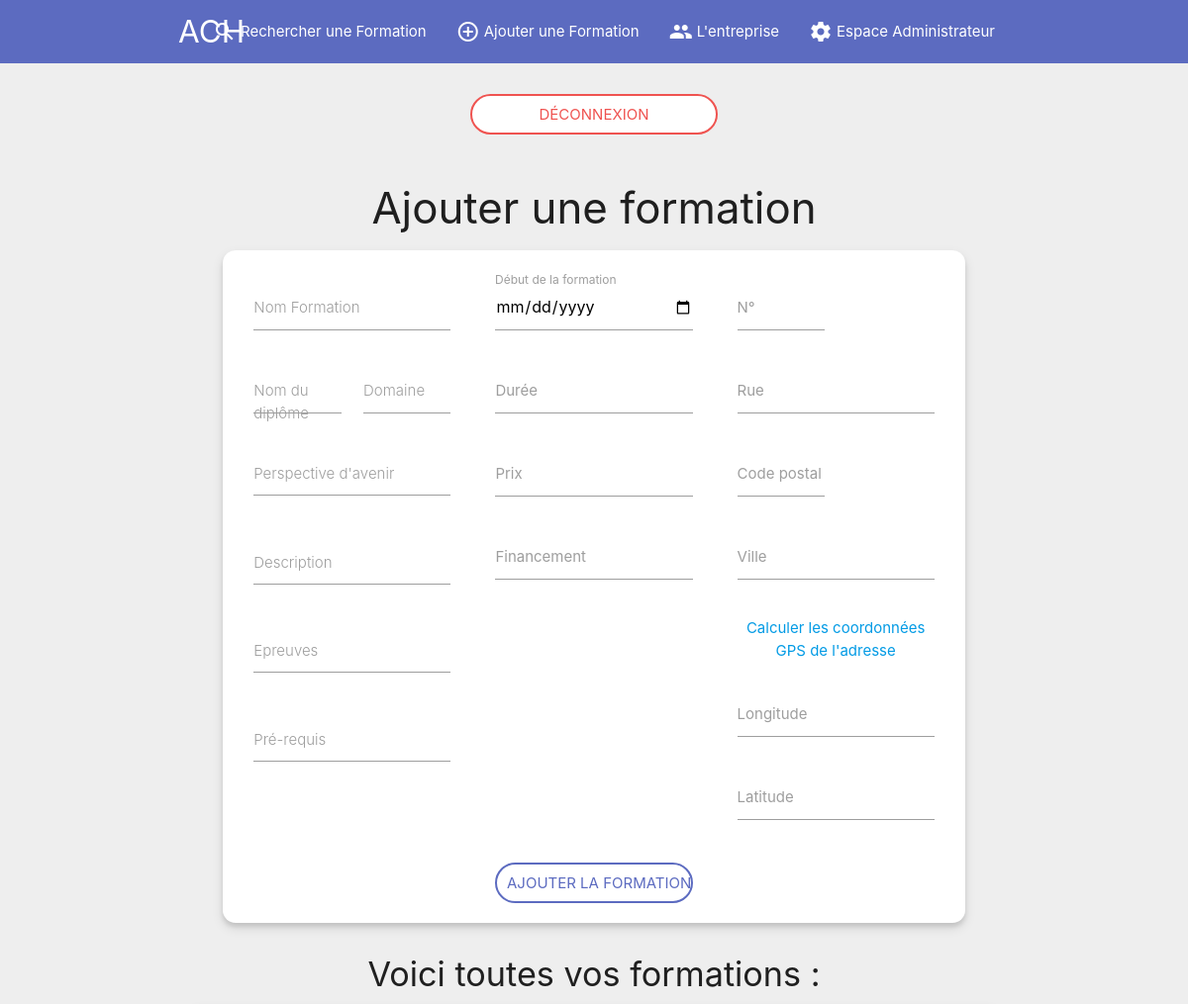
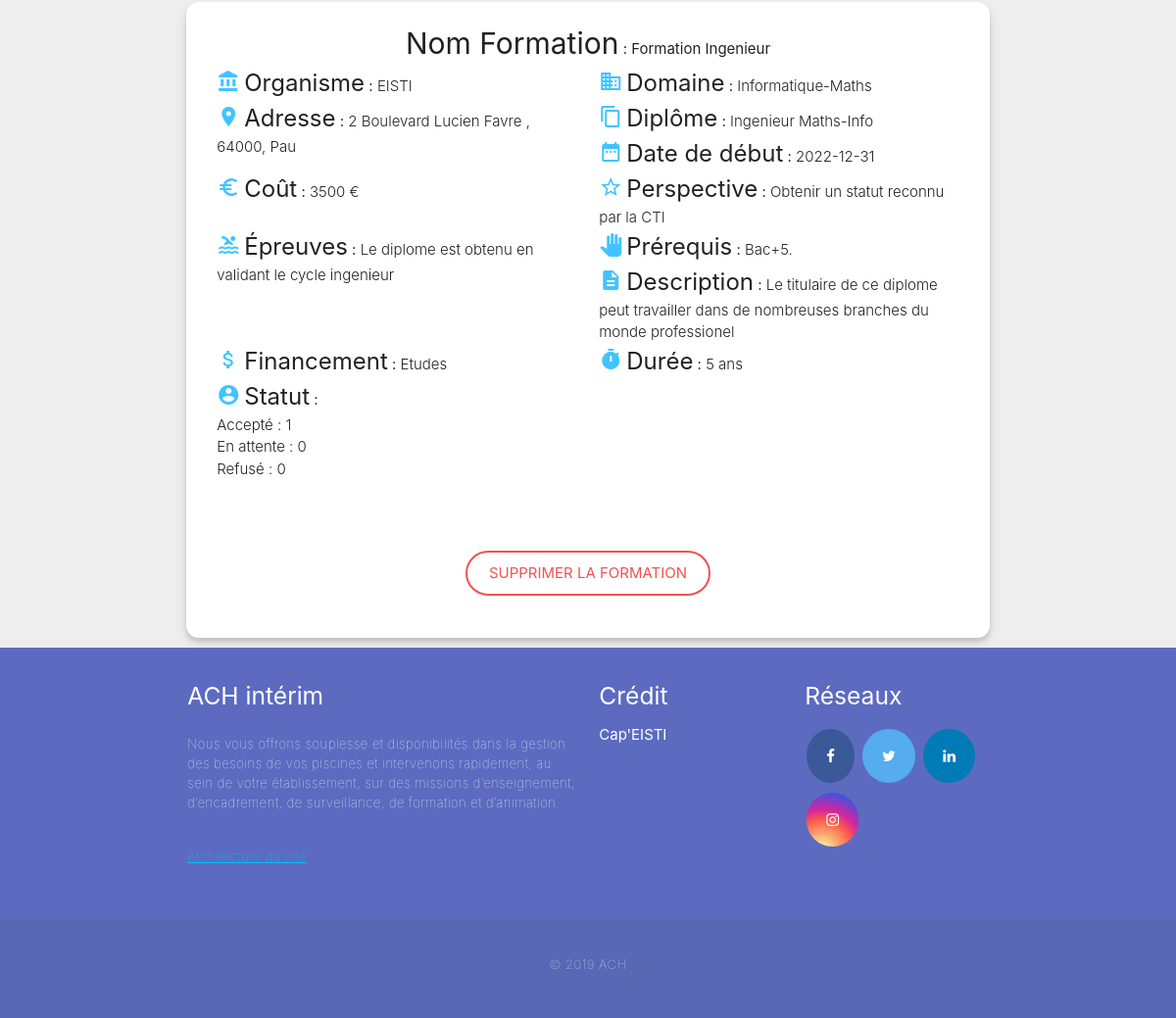
Page /adminFormation.php (signed in) on the committed database (2 pictures, top to bottom).
### tables this page shows
CREATE TABLE Formation(
	idFormation int(11) PRIMARY KEY AUTO_INCREMENT,
	nom varchar(80) NOT NULL,
	diplome varchar(80) NOT NULL,
	prix float(11) NOT NULL,
	perspective varchar(1000) NOT NULL,
	description varchar(1000) NOT NULL,
	domaine varchar(1000) NOT NULL,
	financement varchar(1000) NOT NULL,
	epreuves varchar(1000) NULL,
	prerequis varchar(1000) NULL,
	dates DATETIME NOT NULL,
	duree varchar(1000) NOT NULL,
	idLieu_fk int(11),
	idOrganisme_fk int(11),
	idStatut_fk int(11),
	FOREIGN KEY Lieu_fk(idLieu_fk) REFERENCES Lieu (idLieu),
	FOREIGN KEY Statut_fk(idStatut_fk) REFERENCES Statut (idStatut),
	FOREIGN KEY Organisme_fk(idOrganisme_fk) REFERENCES Organisme (idOrganisme)
);

CREATE TABLE Organisme(
	idOrganisme int(11) PRIMARY KEY AUTO_INCREMENT,
	nom varchar(30) NOT NULL,
	presentation varchar(280) NOT NULL,
	email varchar(256) NOT NULL,
	tel int(10) NOT NULL,
	idAdmin_organisme_fk int(11),
	idLieu_fk int(11),
	idPersonnel_fk int(11)
);

CREATE TABLE Adresse(
	idAdresse int(11) PRIMARY KEY AUTO_INCREMENT,
	numero varchar(20) NOT NULL,
	rue varchar(60) NOT NULL,
	postal int(11) NOT NULL,
	ville varchar(30) NOT NULL
);

CREATE TABLE Statut(
	idStatut int(11) PRIMARY KEY AUTO_INCREMENT,
	accepte int(11) NOT NULL,
	attente int(11) NOT NULL,
	refuse int(11) NOT NULL
);

### utilBDD_admin_organisme.php (the view, shortened to what this page needs)
<?php
function affichageFormation($id) {
      $pdo = connecterBDD();
      $stmt = $pdo->query("SELECT * FROM Formation  WHERE idOrganisme_fk = '$id'");
      while ($row = $stmt->fetch()) {
      $idOrga = $row['idOrganisme_fk'];
      $idLieu = $row['idLieu_fk'];
      $idStatut_cle_etrangere = $row['idStatut_fk'];
      $infosOrga = $pdo->query("SELECT * FROM Organisme where idOrganisme = '$idOrga'");
      while ($row2 = $infosOrga->fetch()) {
      $nomOrga = $row2['nom'];
       }
      $infosLieu = $pdo->query("SELECT * FROM Lieu where idLieu = '$idLieu'");
      while ($row3 = $infosLieu->fetch()) {
      $idAdresse_cle_etrangere = $row3['idAdresse_fk'];
       }
       $infosStatut = $pdo->query("SELECT * FROM Statut where idStatut ='$idStatut_cle_etrangere'");
       while ($row5 = $infosStatut->fetch()) {
         $statut = '<br>Accepté : '.$row5['accepte'].'<br> En attente : '.$row5['attente'].'<br> Refusé : '.$row5['refuse'];
      }
      $infosAdresse = $pdo->query("SELECT * FROM Adresse where idAdresse ='$idAdresse_cle_etrangere'");
      while ($row4 = $infosAdresse->fetch()) {
      $adresse = $row4['numero'].' '.$row4['rue'].' , '.$row4['postal'].', '.$row4['ville'];
       }
      $date = str_replace("00:00:00", " " , $row['dates']);
  ?>
  <div class="grey lighten-3">
  <div class="container">
  <div class="containerS1 white">
  <div id="formation" class="row">
  <div class="info organisme col s12 center-align"><b class="titreRes1">Nom Formation</b> :   <?php  echo $row['nom']."\n"; ?> </div>
  <div class="info  col s12 m6"> <b class="titreRes"><i class="material-icons left couleurIcon" style="margin-top:4px; margin-right : 4px;">account_balance</i>Organisme</b> : <b class="petitPara"> <?php  echo $nomOrga."\n"; ?></b> </div>
  <div class="info col s12 m6"> <b class="titreRes"><i class="material-icons left couleurIcon" style="margin-top:4px; margin-right : 4px;">domain</i>Domaine</b> :   <b class="petitPara"><?php  echo $row['domaine']."\n"; ?></b> </div>
  <div class="info col s12 m6"> <b class="titreRes"><i class="material-icons left couleurIcon" style="margin-top:4px; margin-right : 4px;">location_on</i>Adresse</b> :   <b class="petitPara"><?php  echo $adresse."\n"; ?></b></div>
  <div class="info col s12 m6"> <b class="titreRes"><i class="material-icons left couleurIcon" style="margin-top:4px; margin-right : 4px;">content_copy</i>Diplôme</b> :   <b class="petitPara"><?php  echo $row['diplome']."\n"; ?></b> </div>
  <div class="info col s12 m6"> <b class="titreRes"><i class="material-icons left couleurIcon" style="margin-top:4px; margin-right : 4px;">date_range</i>Date de début</b> :   <b class="petitPara"><?php  echo $date."\n"; ?></b> </div>
  <div class="info col s12 m6"> <b class="titreRes"><i class="material-icons left couleurIcon" style="margin-top:4px; margin-right : 4px;">euro_symbol</i>Coût</b> :   <b class="petitPara"><?php  echo $row['prix']." € \n"; ?></b> </div>
  <div class="info col s12 m6"> <b class="titreRes"><i class="material-icons left couleurIcon" style="margin-top:4px; margin-right : 4px;">star_border</i>Perspective</b> :   <b class="petitPara"><?php  echo $row['perspective']."\n"; ?></b> </div>
  <div class="info col s12 m6"> <b class="titreRes"><i class="material-icons left couleurIcon" style="margin-top:4px; margin-right : 4px;">pool</i>Épreuves</b> :   <b class="petitPara"><?php  echo $row['epreuves']."\n"; ?></b> </div>
  <div class="info col s12 m6"> <b class="titreRes"><i class="material-icons left couleurIcon" style="margin-top:4px; margin-right : 4px;">pan_tool</i>Prérequis</b> :   <b class="petitPara"><?php  echo $row['prerequis']."\n"; ?></b> </div>
  <div class="info col s12 m6"> <b class="titreRes"><i class="material-icons left couleurIcon" style="margin-top:4px; margin-right : 4px;">description</i>Description</b> :   <b class="petitPara"><?php  echo $row['description']."\n"; ?></b> </div>
  <div class="info col s12 m6"> <b class="titreRes"><i class="material-icons left couleurIcon" style="margin-top:4px; margin-right : 4px;">attach_money</i>Financement</b> :   <b class="petitPara"><?php  echo $row['financement']."\n"; ?></b> </div>
  <div class="info col s12 m6"> <b class="titreRes"><i class="material-icons left couleurIcon" style="margin-top:4px; margin-right : 4px;">timer</i>Durée</b> :   <b class="petitPara"><?php  echo $row['duree']."\n"; ?></b> </div>
  <div class="info col s12 m6"> <b class="titreRes"><i class="material-icons left couleurIcon" style="margin-top:4px; margin-right : 4px;">account_circle</i>Statut</b> :   <b class="petitPara"><?php  echo $statut."\n"; ?></b> </div>
  </div>
  <div class="row">
    <div class="info col s12 m6 center-align">
   </div>
  </div>
  <br>
  <div class="info col s12 m12 l4 center-align"> <a class="buttonR3" onclick="changeStatutS(<?php echo $row['idStatut_fk']; ?>,2)" > Supprimer la formation </a> </div>
  <br>
  </div>
  </div>
  </div>
  <?php
  }
  }
function organisme() {
  $pdo = connecterBDD();
  $user = ($_SESSION['idUser']);
  $sql = "SELECT idOrganisme FROM Organisme WHERE idAdmin_organisme_fk ='".$user."'";
  $res=$pdo->prepare($sql);
  $res->execute();
  $idOrganisme = $res->fetch();
  return($idOrganisme[0]);
}
         ?>

### css/adminFormation.css (style rules this page uses)
.couleurIcon { color: #40c4ff; }
.containerS1 { box-shadow: 0 5px 12px rgba(0,0,0,0.11), 0 4px 4px rgba(0,0,0,0.10); background-color: grey lighten-3; border-radius: 13px; padding: 20px; margin : 10px; }
.titreRes { font-size: 24px; font-weight: normal; }
.petitPara { font-weight: 300; }
.titreRes1 { font-size: 30px; font-weight: normal; }
.buttonR3 { background: #eeeeee; color: #ef5350; border: 2px solid #ef5350; }
.buttonR3 { display: inline-block; border-radius: 50px; border: none; text-align: center; font-size: 15px; padding: 10px; width: 250px; transition: all 0.5s; cursor: pointer; text-transform: uppercase; margin-top: 8px; }
.buttonR3 { background: white; color: #ef5350; border: 2px solid #ef5350; }

### css/Footer.css (style rules this page uses)
body { display: flex; min-height: 100vh; flex-direction: column; }

### Header.php (style rules this page uses)
body { font-style: helvetica; }

### rows in the picture
formation: nom "Formation Ingenieur", idOrganisme_fk.nom "EISTI", domaine "Informatique-Maths", adresse.numero+rue+postal "2 Boulevard Lucien Favre , 64000, Pau", diplome "Ingenieur Maths-Info", dates "2022-12-31", prix "3500", perspective "Obtenir un statut reconnu par la CTI", epreuves "Le diplome est obtenu en validant le cycle ingenieur", prerequis "Bac+5.", description "Le titulaire de ce diplome peut travailler dans de nombreuses branches du monde professionel", financement "Etudes", duree "5 ans", idStatut_fk.accepte "1", idStatut_fk.attente "0", idStatut_fk.refuse "0"
